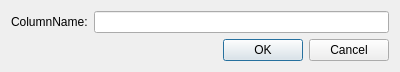
<?xml version="1.0" encoding="UTF-8"?>
<ui version="4.0">
 <class>ColumnDialog</class>
 <widget class="QDialog" name="ColumnDialog">
  <property name="geometry">
   <rect>
    <x>0</x>
    <y>0</y>
    <width>400</width>
    <height>69</height>
   </rect>
  </property>
  <property name="windowTitle">
   <string>ColumnDialog</string>
  </property>
  <layout class="QFormLayout" name="formLayout">
   <item row="0" column="0">
    <widget class="QLabel" name="labelColumnName">
     <property name="text">
      <string>ColumnName:</string>
     </property>
    </widget>
   </item>
   <item row="0" column="1">
    <widget class="QLineEdit" name="lineEditColumnName"/>
   </item>
   <item row="1" column="0" colspan="2">
    <widget class="QDialogButtonBox" name="buttonBox">
     <property name="orientation">
      <enum>Qt::Horizontal</enum>
     </property>
     <property name="standardButtons">
      <set>QDialogButtonBox::Cancel|QDialogButtonBox::Ok</set>
     </property>
    </widget>
   </item>
  </layout>
 </widget>
 <resources/>
 <connections>
  <connection>
   <sender>buttonBox</sender>
   <signal>accepted()</signal>
   <receiver>ColumnDialog</receiver>
   <slot>accept()</slot>
   <hints>
    <hint type="sourcelabel">
     <x>248</x>
     <y>254</y>
    </hint>
    <hint type="destinationlabel">
     <x>157</x>
     <y>274</y>
    </hint>
   </hints>
  </connection>
  <connection>
   <sender>buttonBox</sender>
   <signal>rejected()</signal>
   <receiver>ColumnDialog</receiver>
   <slot>reject()</slot>
   <hints>
    <hint type="sourcelabel">
     <x>316</x>
     <y>260</y>
    </hint>
    <hint type="destinationlabel">
     <x>286</x>
     <y>274</y>
    </hint>
   </hints>
  </connection>
 </connections>
</ui>
